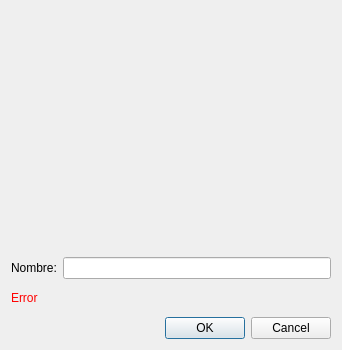
<?xml version="1.0" encoding="UTF-8"?>
<ui version="4.0">
 <class>RegisterDialog</class>
 <widget class="QDialog" name="RegisterDialog">
  <property name="geometry">
   <rect>
    <x>0</x>
    <y>0</y>
    <width>338</width>
    <height>350</height>
   </rect>
  </property>
  <property name="windowTitle">
   <string>Registrar iris</string>
  </property>
  <layout class="QGridLayout" name="gridLayout">
   <item row="0" column="0">
    <widget class="ImageWidget" name="image" native="true">
     <property name="minimumSize">
      <size>
       <width>320</width>
       <height>240</height>
      </size>
     </property>
    </widget>
   </item>
   <item row="1" column="0">
    <layout class="QHBoxLayout" name="horizontalLayout">
     <item>
      <widget class="QLabel" name="label">
       <property name="text">
        <string>Nombre:</string>
       </property>
      </widget>
     </item>
     <item>
      <widget class="QLineEdit" name="txtUserName"/>
     </item>
    </layout>
   </item>
   <item row="3" column="0">
    <widget class="QDialogButtonBox" name="buttonBox">
     <property name="orientation">
      <enum>Qt::Horizontal</enum>
     </property>
     <property name="standardButtons">
      <set>QDialogButtonBox::Cancel|QDialogButtonBox::Ok</set>
     </property>
    </widget>
   </item>
   <item row="2" column="0">
    <widget class="QLabel" name="lblError">
     <property name="text">
      <string>&lt;font color=&quot;#ff0000&quot;&gt;Error&lt;/font&gt;</string>
     </property>
    </widget>
   </item>
  </layout>
 </widget>
 <customwidgets>
  <customwidget>
   <class>ImageWidget</class>
   <extends>QWidget</extends>
   <header>imagewidget.h</header>
   <container>1</container>
  </customwidget>
 </customwidgets>
 <resources/>
 <connections>
  <connection>
   <sender>buttonBox</sender>
   <signal>accepted()</signal>
   <receiver>RegisterDialog</receiver>
   <slot>accept()</slot>
   <hints>
    <hint type="sourcelabel">
     <x>248</x>
     <y>254</y>
    </hint>
    <hint type="destinationlabel">
     <x>157</x>
     <y>274</y>
    </hint>
   </hints>
  </connection>
  <connection>
   <sender>buttonBox</sender>
   <signal>rejected()</signal>
   <receiver>RegisterDialog</receiver>
   <slot>reject()</slot>
   <hints>
    <hint type="sourcelabel">
     <x>316</x>
     <y>260</y>
    </hint>
    <hint type="destinationlabel">
     <x>286</x>
     <y>274</y>
    </hint>
   </hints>
  </connection>
 </connections>
</ui>
